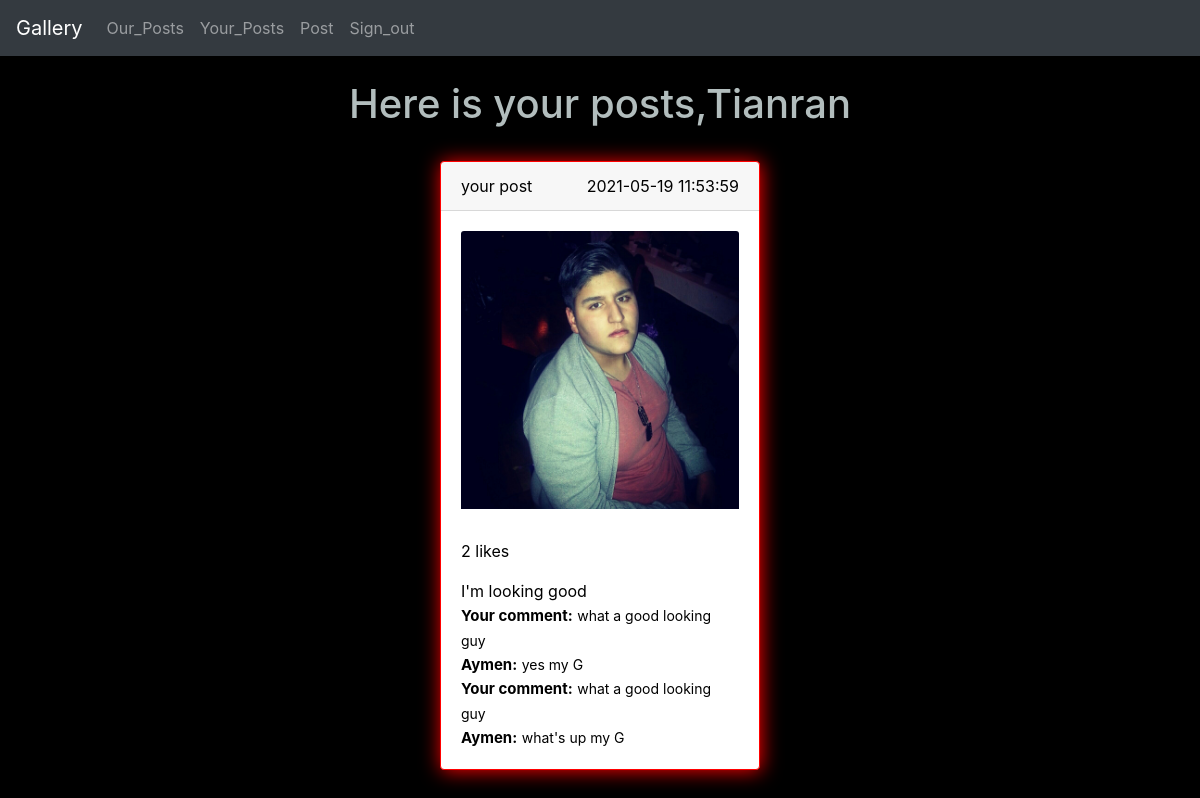
Before: /your_post (signed in) with the older database file.
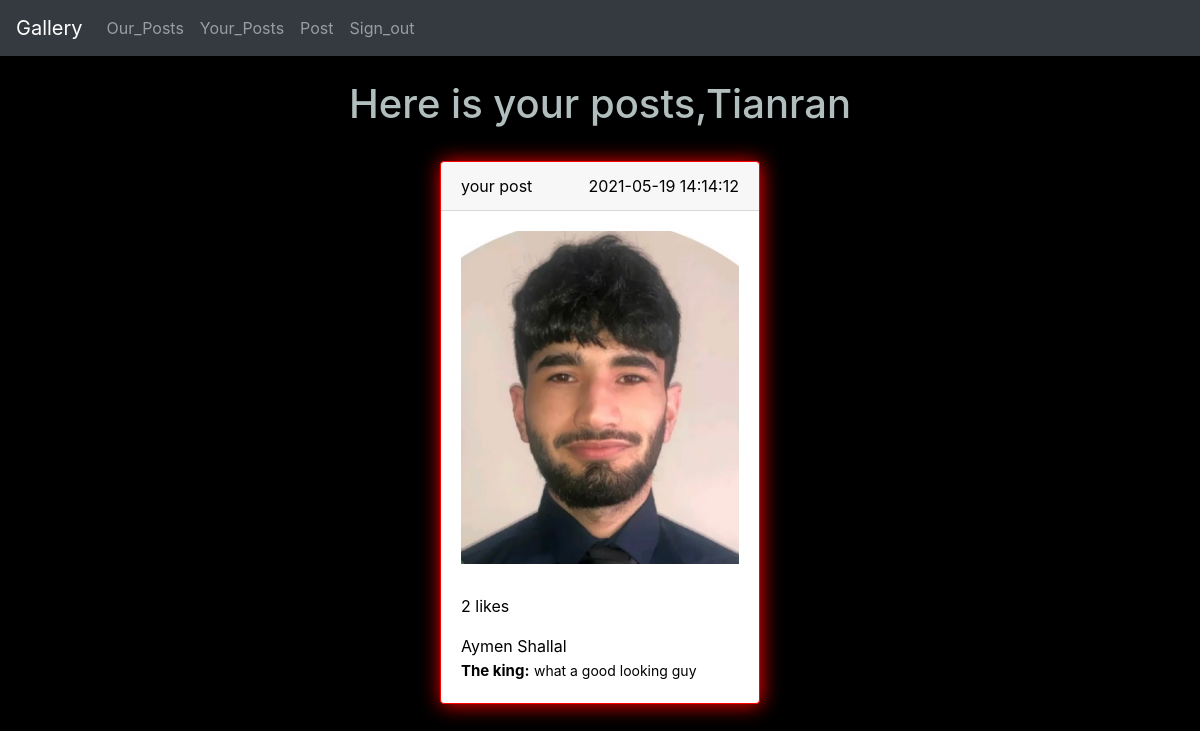
After: the same page with the newer database file.
### Gallery/models.py (models this page shows)
class Photo(db.Model):
   id=db.Column(db.Integer,primary_key=True)
   description=db.Column(db.String(10000))
   path=db.Column(db.String(150))
   date=db.Column(db.DateTime(timezone=True),default=func.now())
   user_id=db.Column(db.Integer,db.ForeignKey('user.id'))

class Comment(db.Model):
  id=db.Column(db.Integer, primary_key=True)
  photo_id=db.Column(db.Integer,db.ForeignKey('photo.id'))
  user_id=db.Column(db.Integer,db.ForeignKey('user.id'))
  body=db.Column(db.String(10000))

class User(db.Model,UserMixin):
   id=db.Column(db.Integer, primary_key=True)
   email=db.Column(db.String(150), unique=True)
   password=db.Column(db.String(150))
   first_name=db.Column(db.String(150))
   photos=db.relationship('Photo',backref='user', lazy=True)
   comments=db.relationship('Comment',backref='user',lazy=True)

### Gallery/views.py (the view)
@views.route('/your_post')
@login_required
def your_photo():
   photos=Photo.query.all()
   return render_template("photo.html",user=current_user,photos=photos,Like=Like,Comment=Comment)

### Gallery/__init__.py (called while the page is built)
def make_app():
  app.config['SECRET_KEY']='1234'
  app.config['UPLOAD_FOLDER'] = UPLOAD_FOLDER
  app.config['SQLALCHEMY_DATABASE_URI']=f'sqlite:///{DB_NAME}'
  db.init_app(app)
  from .views import views
  from .auth import auth
  from .upload_file import upload_file
  from .models import User,Photo,Like,Comment
  make_database(app)
  app.register_blueprint(views,url_prefix='/')
  app.register_blueprint(auth,url_prefix='/')
  app.register_blueprint(upload_file,url_prefix='/')
  login_manager=LoginManager()
  login_manager.login_view='auth.sign_in'
  login_manager.init_app(app)
  @login_manager.user_loader
  def load_user(id):
    return User.query.get((int(id)))
  return app

### Gallery/templates/photo.html (shortened to what this page needs)
{% extends "parent.html" %}
{% block link %}<link rel="stylesheet" href="{{ url_for('static', filename='css/styles.css') }}">{% endblock %}
{% block content %}
<h1 style="text-align: center; ">Here is your posts,{{user.first_name}}</h1>
{% for photo in user.photos %}
<div class="col-md-9 col-sm-11 d-flex justify-content-center background" style="margin:auto;"  >
  <div class="cards-spacing">
      <div class="card text-center" style="width: 20rem; ">
          <div class="card-header">
              <span class="post-title">
                   your post
                </span>
              <span class="post-date">{{photo.date}}</span>
          </div>
          <div class="card-body">
              <img class="card-img-top" src={{photo.path}} alt="Card image cap">
              <p class="card-text likes">{{Like.query.filter_by(photo_id=photo.id).count()}} likes</p>
              <div class="card-text">{{photo.description}}</div>
              {% set comments =Comment.query.filter_by(photo_id=photo.id)%}
              {% for comment in comments %}
              <div class="card-text">
              {% if comment.user.id==current_user.id%}
                <b style="font-size: 15px;">Your comment:</b>
              {% else %}
                 <b style="font-size: 15px;">{{comment.user.first_name}}:</b>
              {% endif %}
             <span  style="font-size: 14px;"> {{comment.body}}</span></div>
              {% endfor %}
          </div>
      </div>
  </div>
</div>
{% endfor %}
{% endblock %}

Changed rows visible on the page:
removed Photo: date "2021-05-19 11:53:59", path (picture), query.filter_by "2", description "I'm looking good", Comment (shows "Your comment:", body "what a good looking guy")
removed Comment: user.first_name "Aymen", body "yes my G"
removed Comment: shows "Your comment:", body "what a good looking guy"
removed Comment: user.first_name "Aymen", body "what's up my G"
added Photo: date "2021-05-19 14:14:12", path (picture), query.filter_by "2", description "Aymen Shallal", Comment (user.first_name "The king", body "what a good looking guy")
